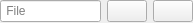
<?xml version="1.0" encoding="UTF-8"?>
<ui version="4.0">
 <class>path_load_save_selector</class>
 <widget class="QWidget" name="path_load_save_selector">
  <property name="geometry">
   <rect>
    <x>0</x>
    <y>0</y>
    <width>193</width>
    <height>23</height>
   </rect>
  </property>
  <property name="windowTitle">
   <string>Form</string>
  </property>
  <layout class="QHBoxLayout" name="horizontalLayout">
   <property name="leftMargin">
    <number>0</number>
   </property>
   <property name="topMargin">
    <number>0</number>
   </property>
   <property name="rightMargin">
    <number>0</number>
   </property>
   <property name="bottomMargin">
    <number>0</number>
   </property>
   <item>
    <widget class="file_line_edit" name="txtLoad">
     <property name="text">
      <string/>
     </property>
     <property name="placeholderText">
      <string> File</string>
     </property>
    </widget>
   </item>
   <item>
    <widget class="QPushButton" name="btnSave">
     <property name="sizePolicy">
      <sizepolicy hsizetype="Fixed" vsizetype="Fixed">
       <horstretch>0</horstretch>
       <verstretch>0</verstretch>
      </sizepolicy>
     </property>
     <property name="toolTip">
      <string>Save</string>
     </property>
     <property name="text">
      <string/>
     </property>
     <property name="icon">
      <iconset resource="slim5.qrc">
       <normaloff>:/images/disk.svg</normaloff>:/images/disk.svg</iconset>
     </property>
     <property name="shortcut">
      <string>Ctrl+S</string>
     </property>
    </widget>
   </item>
   <item>
    <widget class="QPushButton" name="btnLoad">
     <property name="sizePolicy">
      <sizepolicy hsizetype="Fixed" vsizetype="Fixed">
       <horstretch>0</horstretch>
       <verstretch>0</verstretch>
      </sizepolicy>
     </property>
     <property name="toolTip">
      <string>Load</string>
     </property>
     <property name="text">
      <string/>
     </property>
     <property name="icon">
      <iconset resource="slim5.qrc">
       <normaloff>:/images/folder-open.svg</normaloff>:/images/folder-open.svg</iconset>
     </property>
     <property name="shortcut">
      <string>Ctrl+L</string>
     </property>
    </widget>
   </item>
  </layout>
 </widget>
 <customwidgets>
  <customwidget>
   <class>file_line_edit</class>
   <extends>QLineEdit</extends>
   <header>file_line_edit.h</header>
  </customwidget>
 </customwidgets>
 <resources>
  <include location="slim5.qrc"/>
 </resources>
 <connections/>
</ui>
